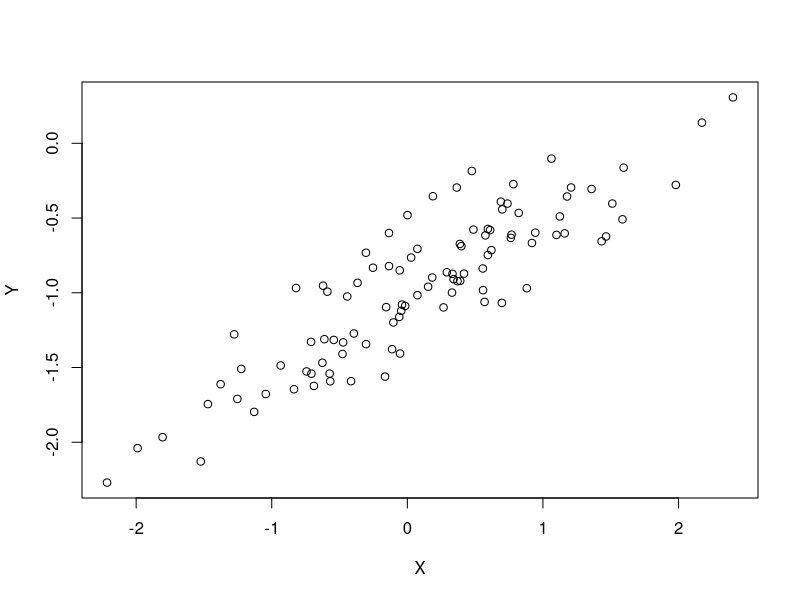
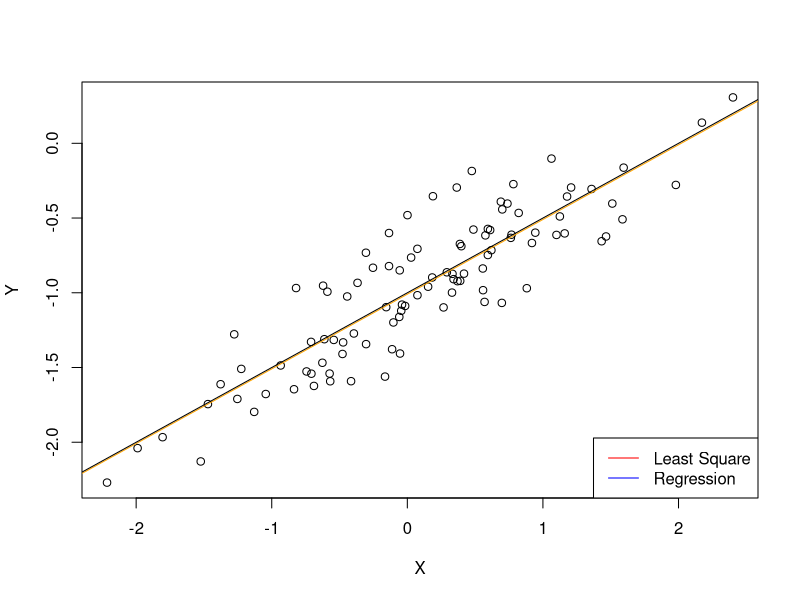
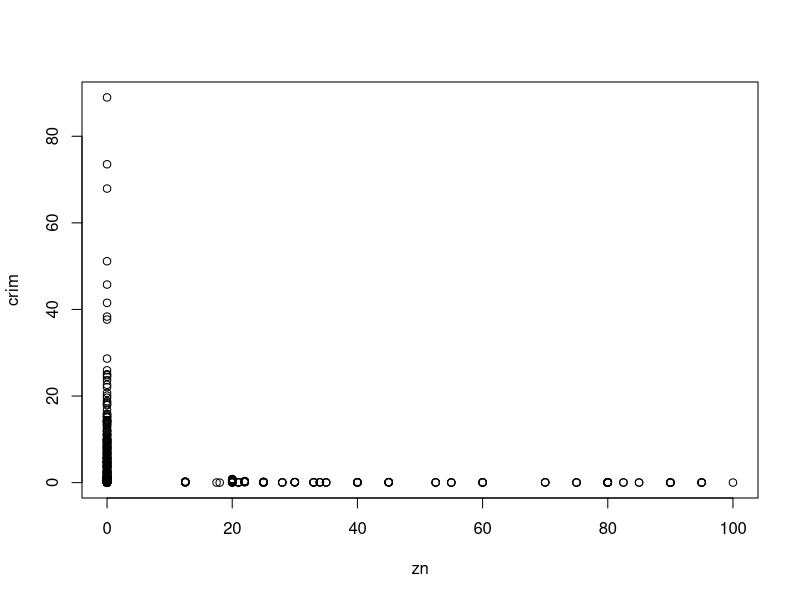
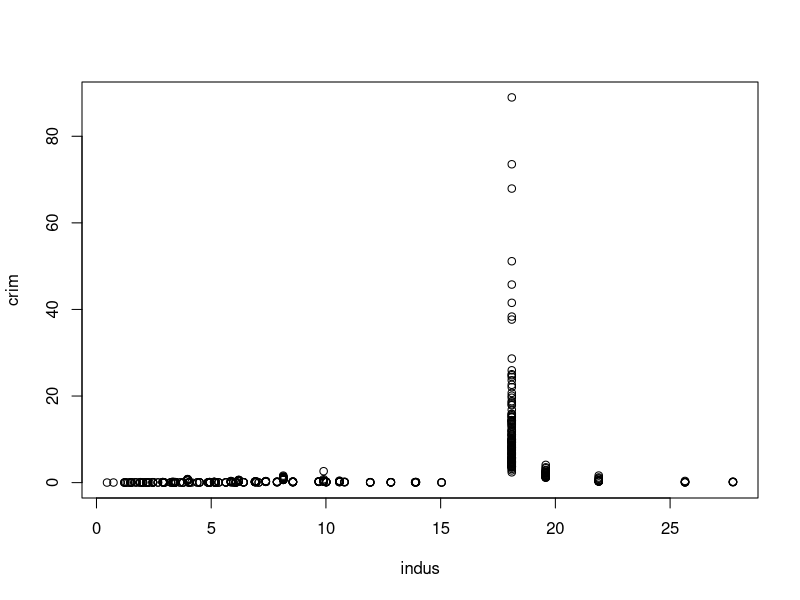
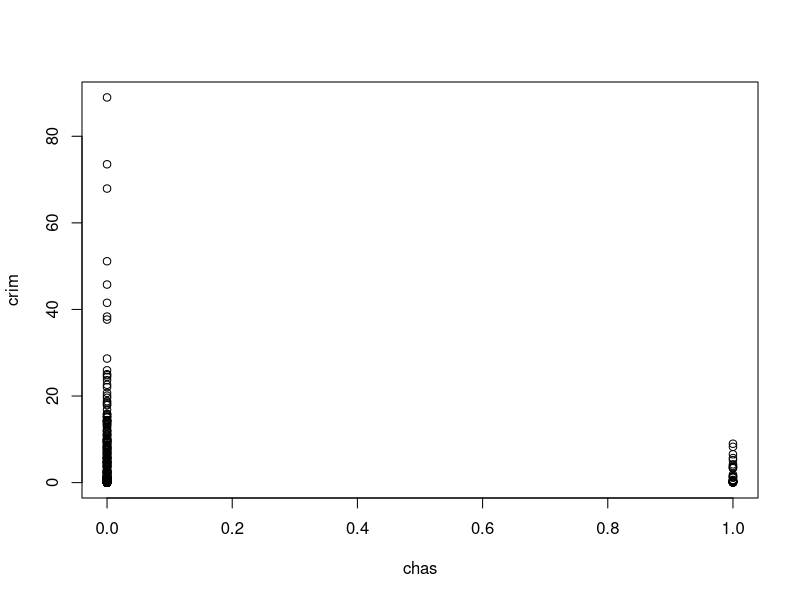
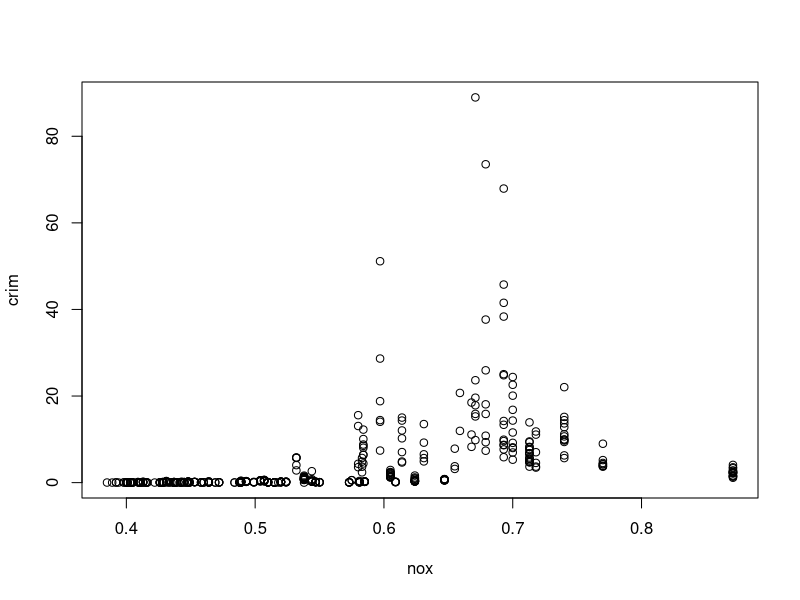
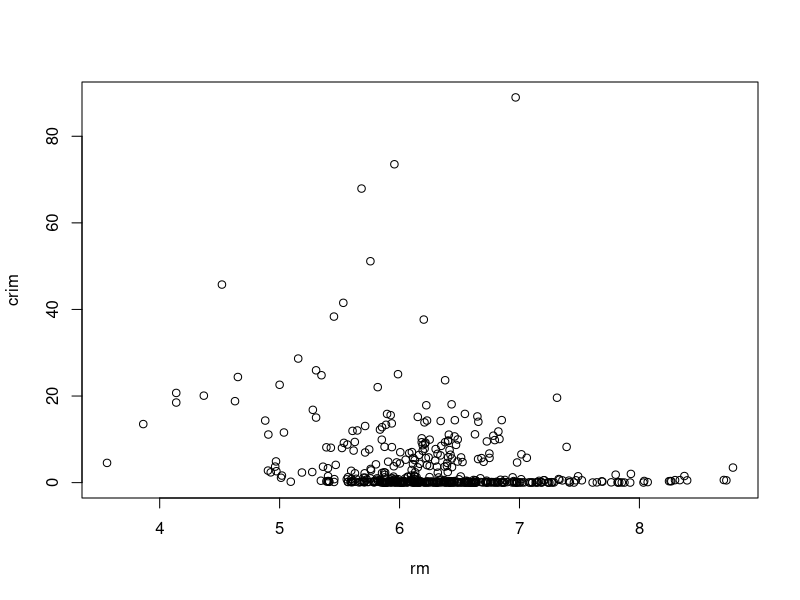
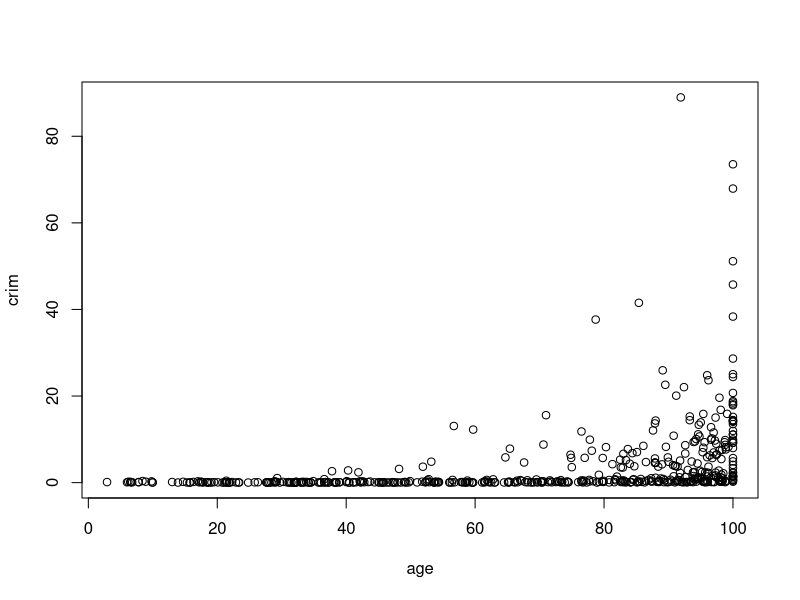

Source code (R) for these figures, in order:
## ---- chunk 1
library(tidyverse)
library(MASS)
## ---- chunk 2
set.seed(1) # which holds the value
X=rnorm(100,0,1) # which is a function to generate a random numbers
X

#b.
eps=rnorm(100,0,0.25) # 100 values will be generated from 0 to 0.25
eps

#c.
Y= -1+0.5*X+eps
Y

# β0 is -1 & β1 is 0.5 

length(Y) # which gives the length

# There will be a 100 values in Y.

#d.
## ---- chunk 3
plot(X,Y)
# When X increases, Y also increases.
## ---- chunk 4
model=lm(Y~X)
summary(model)
#X has a good relationship with Y
## ---- chunk 5
plot(X,Y)
abline(model,col="orange")
abline(-1, 0.5, col="black")
legend("bottomright", c("Least Square", "Regression"), col = c("red", "blue"), lty = c(1, 1))

#The above plot shows the Least Square and Regression visualisation
## ---- chunk 6
boston=data.frame(Boston)
view(boston)
## ---- chunk 7
attach(boston)
pd_1=lm(crim ~zn)
summary(pd_1)
plot(zn,crim)
# The above things,which describes proportion of residential land zones are in Negative, but it has a Relationship with crim 
## ---- chunk 8
pd_2=lm(crim~indus)
summary(pd_2)
plot(indus,crim)
# The above things which describes, indus have a good relationship with crim
## ---- chunk 9
pd_3=lm(crim~chas)
summary(pd_3)
plot(chas,crim)
# The above things which describes, chas have a no relationship with crim
## ---- chunk 10
pd_4=lm(crim~nox)
summary(pd_4)
plot(nox,crim)
# The above things which describes, nox have a good relationship with crim
## ---- chunk 11
pd_5=lm(crim~rm)
summary(pd_5)
plot(rm,crim)
# The above things which describes, rm have a good relationship with crim
## ---- chunk 12
pd_6=lm(crim~age)
summary(pd_6)
plot(age,crim)
# The above things which describes, age have a good relationship with crim
## ---- chunk 13
pd_7=lm(crim~dis)
summary(pd_7)
plot(dis,crim)
# The above things which describes, dis have a good relationship with crim
## ---- chunk 14
pd_8=lm(crim~rad)
summary(pd_8)
plot(nox,rad)
# The above things which describes, rad have a good relationship with crim
## ---- chunk 15
pd_9=lm(crim~tax)
summary(pd_9)
plot(tax,crim)
# The above things which describes, tax have a good relationship with crim
## ---- chunk 16
pd_10=lm(crim~ptratio)
summary(pd_10)
plot(ptratio,crim)
# The above things which describes, ptratio have a good relationship with crim
## ---- chunk 17
pd_11=lm(crim~black)
summary(pd_11)
plot(black,crim)
# The above things which describes, black have a good relationship with crim
## ---- chunk 18
pd_12=lm(crim~lstat)
summary(pd_12)
plot(lstat,crim)
# The above things which describes, lstat have a good relationship with crim
## ---- chunk 19
pd_13=lm(crim~medv)
summary(pd_13)
plot(medv,crim)
# The above things which describes, medv have a good relationship with crim
## ---- chunk 20
#attach(boston)
mul=lm(crim~.,data=boston)
summary(mul)
predict(mul,type = "response")

# Will reject the null hypothesis like “zn”, “dis”, “rad”, “black” & “medv”
